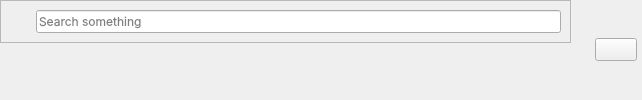
        <widget class="QWidget" name="headerframe" native="true">
         <property name="sizePolicy">
          <sizepolicy hsizetype="Preferred" vsizetype="Fixed">
           <horstretch>0</horstretch>
           <verstretch>0</verstretch>
          </sizepolicy>
         </property>
         <property name="minimumSize">
          <size>
           <width>642</width>
           <height>40</height>
          </size>
         </property>
         <property name="font">
          <font>
           <family>Inter</family>
          </font>
         </property>
         <layout class="QHBoxLayout" name="horizontalLayout_2">
          <property name="spacing">
           <number>0</number>
          </property>
          <property name="leftMargin">
           <number>0</number>
          </property>
          <property name="topMargin">
           <number>0</number>
          </property>
          <property name="rightMargin">
           <number>0</number>
          </property>
          <property name="bottomMargin">
           <number>0</number>
          </property>
          <item alignment="Qt::AlignLeft|Qt::AlignTop">
           <widget class="QWidget" name="widget" native="true">
            <property name="minimumSize">
             <size>
              <width>20</width>
              <height>40</height>
             </size>
            </property>
            <property name="font">
             <font>
              <family>Inter</family>
             </font>
            </property>
            <layout class="QHBoxLayout" name="horizontalLayout_3">
             <property name="spacing">
              <number>0</number>
             </property>
             <property name="leftMargin">
              <number>0</number>
             </property>
             <property name="topMargin">
              <number>0</number>
             </property>
             <property name="rightMargin">
              <number>0</number>
             </property>
             <property name="bottomMargin">
              <number>0</number>
             </property>
             <item alignment="Qt::AlignTop">
              <widget class="QFrame" name="searchframe">
               <property name="sizePolicy">
                <sizepolicy hsizetype="Preferred" vsizetype="Fixed">
                 <horstretch>0</horstretch>
                 <verstretch>0</verstretch>
                </sizepolicy>
               </property>
               <property name="minimumSize">
                <size>
                 <width>571</width>
                 <height>40</height>
                </size>
               </property>
               <property name="font">
                <font>
                 <family>Inter</family>
                </font>
               </property>
               <property name="frameShape">
                <enum>QFrame::StyledPanel</enum>
               </property>
               <property name="frameShadow">
                <enum>QFrame::Raised</enum>
               </property>
               <layout class="QHBoxLayout" name="horizontalLayout_4">
                <property name="spacing">
                 <number>10</number>
                </property>
                <property name="leftMargin">
                 <number>9</number>
                </property>
                <property name="topMargin">
                 <number>9</number>
                </property>
                <property name="rightMargin">
                 <number>9</number>
                </property>
                <property name="bottomMargin">
                 <number>9</number>
                </property>
                <item>
                 <widget class="QLabel" name="label">
                  <property name="minimumSize">
                   <size>
                    <width>16</width>
                    <height>16</height>
                   </size>
                  </property>
                  <property name="maximumSize">
                   <size>
                    <width>20</width>
                    <height>20</height>
                   </size>
                  </property>
                  <property name="font">
                   <font>
                    <family>Inter</family>
                   </font>
                  </property>
                  <property name="text">
                   <string/>
                  </property>
                  <property name="pixmap">
                   <pixmap>resources.qrc/search.svg</pixmap>
                  </property>
                  <property name="scaledContents">
                   <bool>true</bool>
                  </property>
                 </widget>
                </item>
                <item>
                 <widget class="QLineEdit" name="lineEdit">
                  <property name="font">
                   <font>
                    <family>Inter</family>
                   </font>
                  </property>
                  <property name="placeholderText">
                   <string>Search something</string>
                  </property>
                 </widget>
                </item>
               </layout>
              </widget>
             </item>
            </layout>
           </widget>
          </item>
          <item alignment="Qt::AlignRight">
           <widget class="QWidget" name="widget_2" native="true">
            <property name="sizePolicy">
             <sizepolicy hsizetype="Preferred" vsizetype="Fixed">
              <horstretch>0</horstretch>
              <verstretch>0</verstretch>
             </sizepolicy>
            </property>
            <property name="minimumSize">
             <size>
              <width>20</width>
              <height>40</height>
             </size>
            </property>
            <property name="font">
             <font>
              <family>Inter</family>
             </font>
            </property>
            <layout class="QHBoxLayout" name="horizontalLayout_5">
             <property name="spacing">
              <number>0</number>
             </property>
             <property name="leftMargin">
              <number>5</number>
             </property>
             <property name="topMargin">
              <number>0</number>
             </property>
             <property name="rightMargin">
              <number>5</number>
             </property>
             <property name="bottomMargin">
              <number>0</number>
             </property>
             <item alignment="Qt::AlignHCenter|Qt::AlignVCenter">
              <widget class="QPushButton" name="accountbtn">
               <property name="minimumSize">
                <size>
                 <width>20</width>
                 <height>20</height>
                </size>
               </property>
               <property name="maximumSize">
                <size>
                 <width>60</width>
                 <height>60</height>
                </size>
               </property>
               <property name="font">
                <font>
                 <family>Inter</family>
                </font>
               </property>
               <property name="text">
                <string/>
               </property>
               <property name="icon">
                <iconset>
                 <normaloff>resources.qrc/user.svg</normaloff>resources.qrc/user.svg</iconset>
               </property>
               <property name="iconSize">
                <size>
                 <width>30</width>
                 <height>30</height>
                </size>
               </property>
              </widget>
             </item>
            </layout>
           </widget>
          </item>
         </layout>
        </widget>
